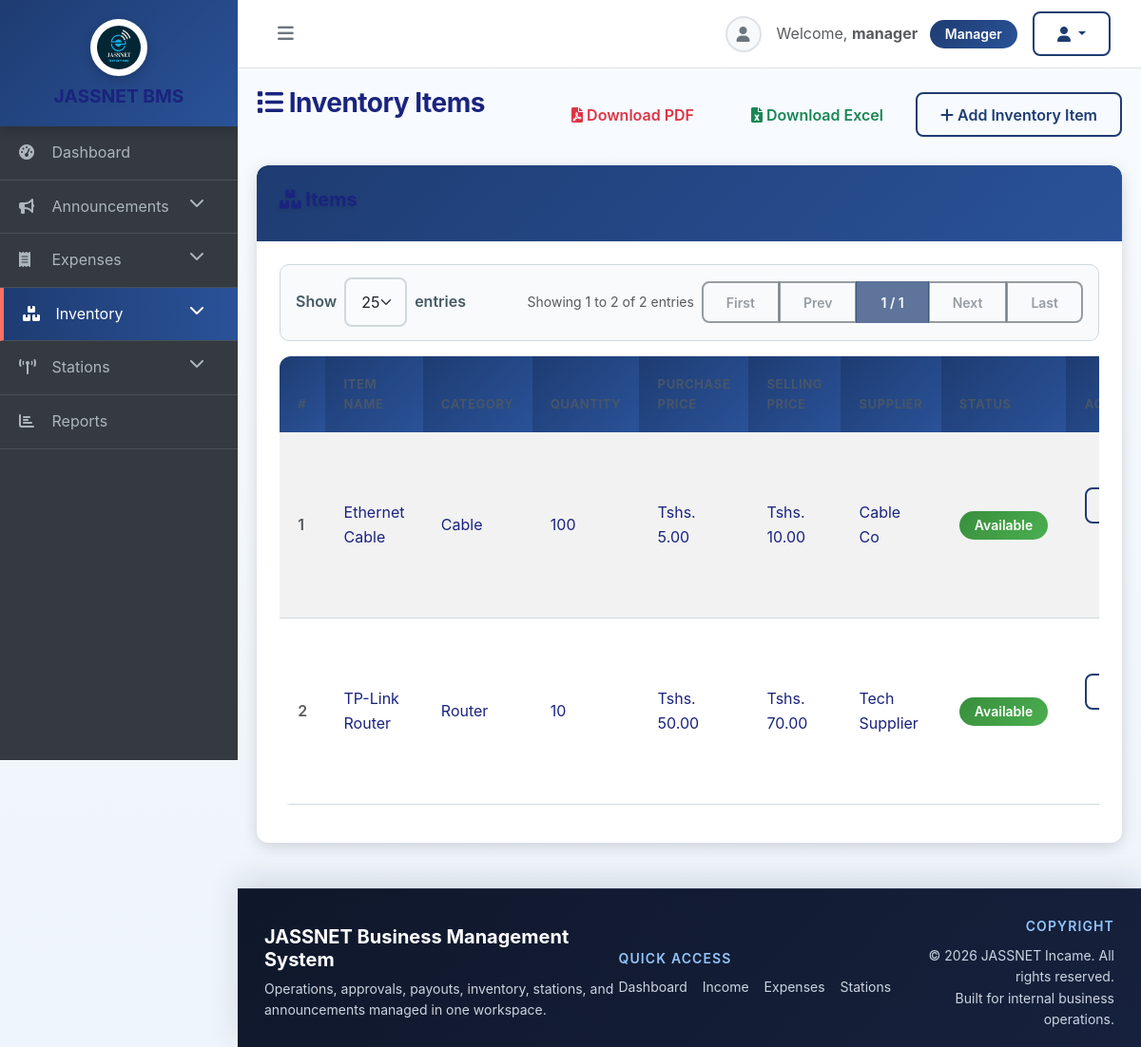
/pages/inventory_items.php (signed in), run on the app's committed database.
### tables this page shows
CREATE TABLE inventory (
    id INT AUTO_INCREMENT PRIMARY KEY,
    item_name VARCHAR(100) NOT NULL,
    category ENUM('Router', 'Cable', 'Antenna', 'Tools', 'Accessories') NOT NULL,
    quantity INT NOT NULL,
    purchase_price DECIMAL(10,2),
    selling_price DECIMAL(10,2),
    supplier VARCHAR(100),
    purchase_date DATE,
    status ENUM('Available', 'Installed', 'Damaged') DEFAULT 'Available',
    is_deleted TINYINT(1) NOT NULL DEFAULT 0,
    deleted_at DATETIME NULL,
    notes TEXT
);

### includes/functions.php (called while the page is built, shortened)
<?php
require_once __DIR__ . '/../config.php';
function isLoggedIn() {
    return isset($_SESSION['user_id']);
}
function getCurrentUser() {
    global $conn;
    $stmt = $conn->prepare("SELECT * FROM users WHERE id = ?");
    $stmt->bind_param("i", $_SESSION['user_id']);
    $stmt->execute();
    $result = $stmt->get_result();
    return $result->fetch_assoc();
}
function hasPermission($required_roles) {
    $user = getCurrentUser();
    $userRoles = array_map('trim', explode(',', $user['role']));
    $lowerRoles = array_map('strtolower', $userRoles);
    foreach ($required_roles as $r) {
        if (in_array(strtolower($r), $lowerRoles)) {
            return true;
        }
    }
    return false;
}
?>

### pages/inventory_items.php (the view, shortened to what this page needs)
<?php
require_once '../includes/functions.php';
$canUpdateStock = hasPermission(['Store Keeper', 'Manager', 'Super Admin']);
$canForceArchiveInventory = hasPermission(['Super Admin']);
function inventoryLinkedUsageSummary(mysqli $conn, int $itemId): array
{
    $usage = [
        'equipment_requests' => 0,
        'station_equipment' => 0,
        'total' => 0,
    ];
    $equipmentStmt = $conn->prepare('SELECT COUNT(*) AS total FROM equipment_requests WHERE item_id = ?');
    if ($equipmentStmt) {
        $equipmentStmt->bind_param('i', $itemId);
        $equipmentStmt->execute();
        $row = $equipmentStmt->get_result()->fetch_assoc();
        $usage['equipment_requests'] = (int) ($row['total'] ?? 0);
    }
    $stationTableExists = $conn->query("SHOW TABLES LIKE 'station_equipment'");
    if ($stationTableExists instanceof mysqli_result && $stationTableExists->num_rows > 0) {
        $stationStmt = $conn->prepare('SELECT COUNT(*) AS total FROM station_equipment WHERE inventory_id = ?');
        if ($stationStmt) {
            $stationStmt->bind_param('i', $itemId);
            $stationStmt->execute();
            $row = $stationStmt->get_result()->fetch_assoc();
            $usage['station_equipment'] = (int) ($row['total'] ?? 0);
        }
    }
    $usage['total'] = $usage['equipment_requests'] + $usage['station_equipment'];
    return $usage;
}
function inventorySoftDeleteLabel(array $usage, bool $canForceArchive = false): string
{
    if (($usage['total'] ?? 0) <= 0) {
        return 'Delete';
    }
    return $canForceArchive ? 'Archive' : 'In Use';
}
$inventory_items = $conn->query('SELECT * FROM inventory WHERE COALESCE(is_deleted, 0) = 0 ORDER BY item_name');
?>
<?php include '../includes/header.php'; ?>
<div class="row mb-4" id="inventory-items">
    <div class="col-md-12 d-flex justify-content-between align-items-center">
        <h2><i class="fas fa-list"></i> Inventory Items</h2>
        <div class="d-flex gap-2 flex-wrap">
            <a href="inventory_items.php?export=pdf" class="btn btn-outline-danger"><i class="fas fa-file-pdf"></i> Download PDF</a>
            <a href="inventory_items.php?export=excel" class="btn btn-outline-success"><i class="fas fa-file-excel"></i> Download Excel</a>
            <?php if ($canUpdateStock): ?>
            <a href="add_inventory.php" class="btn btn-outline-secondary"><i class="fas fa-plus"></i> Add Inventory Item</a>
            <?php endif; ?>
        </div>
    </div>
</div>
<div class="row mb-4">
    <div class="col-md-12">
        <div class="card">
            <div class="card-header">
                <h5><i class="fas fa-boxes"></i> Items</h5>
            </div>
            <div class="card-body">
                <div class="table-responsive">
                    <table class="table table-striped table-modern">
                        <thead>
                            <tr>
                                <th>Item Name</th>
                                <th>Category</th>
                                <th>Quantity</th>
                                <th>Purchase Price</th>
                                <th>Selling Price</th>
                                <th>Supplier</th>
                                <th>Status</th>
                                <th>Actions</th>
                            </tr>
                        </thead>
                        <tbody>
                            <?php if ($inventory_items): ?>
                                <?php while ($item = $inventory_items->fetch_assoc()): ?>
                                <?php $usage = inventoryLinkedUsageSummary($conn, (int) $item['id']); ?>
                                <tr>
                                    <td><?php echo htmlspecialchars($item['item_name']); ?></td>
                                    <td><?php echo htmlspecialchars($item['category']); ?></td>
                                    <td><span class="<?php echo $item['quantity'] < 5 ? 'text-danger fw-bold' : ''; ?>"><?php echo (int) $item['quantity']; ?></span></td>
                                    <td>Tshs. <?php echo number_format((float) $item['purchase_price'], 2); ?></td>
                                    <td>Tshs. <?php echo number_format((float) $item['selling_price'], 2); ?></td>
                                    <td><?php echo htmlspecialchars($item['supplier']); ?></td>
                                    <td>
                                        <span class="badge bg-<?php echo $item['status'] == 'Available' ? 'success' : ($item['status'] == 'Damaged' ? 'danger' : 'warning'); ?>">
                                            <?php echo htmlspecialchars($item['status']); ?>
                                        </span>
                                    </td>
                                    <td>
                                        <div class="d-flex gap-1 flex-wrap">
                                            <button
                                                type="button"
                                                class="btn btn-sm btn-outline-info"
                                                onclick="viewItem(this)"
                                                data-item-id="<?php echo (int) $item['id']; ?>"
                                                data-item-name="<?php echo htmlspecialchars($item['item_name'], ENT_QUOTES); ?>"
                                                data-category="<?php echo htmlspecialchars($item['category'], ENT_QUOTES); ?>"
                                                data-quantity="<?php echo (int) $item['quantity']; ?>"
                                                data-purchase-price="<?php echo number_format((float) $item['purchase_price'], 2, '.', ''); ?>"
                                                data-selling-price="<?php echo number_format((float) $item['selling_price'], 2, '.', ''); ?>"
                                                data-supplier="<?php echo htmlspecialchars($item['supplier'] ?: 'N/A', ENT_QUOTES); ?>"
                                                data-purchase-date="<?php echo htmlspecialchars($item['purchase_date'] ?: 'N/A', ENT_QUOTES); ?>"
                                                data-status="<?php echo htmlspecialchars($item['status'], ENT_QUOTES); ?>"
                                                data-notes="<?php echo htmlspecialchars($item['notes'] ?: '-', ENT_QUOTES); ?>"
                                            >View</button>
                                            <?php if ($canUpdateStock): ?>
                                            <button
                                                type="button"
                                                class="btn btn-sm btn-outline-secondary"
                                                onclick="editItem(this)"
                                                data-item-id="<?php echo (int) $item['id']; ?>"
                                                data-item-name="<?php echo htmlspecialchars($item['item_name'], ENT_QUOTES); ?>"
                                                data-category="<?php echo htmlspecialchars($item['category'], ENT_QUOTES); ?>"
                                                data-quantity="<?php echo (int) $item['quantity']; ?>"
                                                data-purchase-price="<?php echo number_format((float) $item['purchase_price'], 2, '.', ''); ?>"
                                                data-selling-price="<?php echo number_format((float) $item['selling_price'], 2, '.', ''); ?>"
                                                data-supplier="<?php echo htmlspecialchars($item['supplier'], ENT_QUOTES); ?>"
                                                data-purchase-date="<?php echo htmlspecialchars($item['purchase_date'] ?: '', ENT_QUOTES); ?>"
                                                data-status="<?php echo htmlspecialchars($item['status'], ENT_QUOTES); ?>"
                                                data-notes="<?php echo htmlspecialchars($item['notes'] ?: '', ENT_QUOTES); ?>"
                                            >Edit</button>
                                            <button class="btn btn-sm btn-outline-primary" onclick="updateStock(<?php echo (int) $item['id']; ?>, '<?php echo htmlspecialchars($item['item_name'], ENT_QUOTES); ?>', <?php echo (int) $item['quantity']; ?>)">Stock</button>
                                            <button
                                                type="button"
                                                class="btn btn-sm btn-outline-danger"
                                                <?php if (($usage['total'] ?? 0) > 0 && !$canForceArchiveInventory): ?>disabled title="This item is already used in request history and cannot be archived by your role."<?php else: ?>onclick="deleteItem(<?php echo (int) $item['id']; ?>, '<?php echo htmlspecialchars($item['item_name'], ENT_QUOTES); ?>')"<?php endif; ?>
                                            ><?php echo inventorySoftDeleteLabel($usage, $canForceArchiveInventory); ?></button>
                                            <?php endif; ?>
                                        </div>
                                    </td>
                                </tr>
                                <?php endwhile; ?>
                            <?php endif; ?>
                        </tbody>
                    </table>
                </div>
            </div>
        </div>
    </div>
</div>
<?php include '../includes/footer.php'; ?>

### assets/css/style.css (style rules this page uses)
:root { --primary-color: #1e3c72; --primary-light: #2a5298; --primary-dark: #0a1a3f; --secondary-color: #b71c1c; --secondary-light: #e53935; --secondary-dark: #7d0c0c; --accent-color: #ff6f61; --warning-color: #ffa500; --danger-color: #c62828; --info-color: #0277bd; --success-color: #388e3c; --dark-bg: #0f2027; --light-bg: #f5f7fa; --text-primary: #1a237e; --text-secondary: #455a64; --border-color: #cfd8dc; --shadow-sm: 0 2px 8px rgba(0, 0, 0, 0.12); --shadow-md: 0 4px 16px rgba(0, 0, 0, 0.15); --shadow-lg: 0 8px 24px rgba(0, 0, 0, 0.2); }
* { transition: background-color 0.3s ease, color 0.3s ease, border-color 0.3s ease; }
body { background: linear-gradient(135deg, #f5f7fa 0%, #e8ecf1 100%); font-family: -apple-system, BlinkMacSystemFont, 'Segoe UI', 'Roboto', 'Helvetica', 'Arial', sans-serif; color: var(--text-primary); overflow-x: hidden; line-height: 1.6; }
.card { border: none; border-radius: 12px; box-shadow: var(--shadow-md); margin-bottom: 24px; background: white; overflow: hidden; transition: all 0.3s cubic-bezier(0.4, 0, 0.2, 1); }
.card-header { background: linear-gradient(135deg, var(--primary-color) 0%, var(--primary-light) 100%); color: white; border-radius: 12px 12px 0 0 !important; font-weight: 700; padding: 1.5rem; border: none; text-shadow: 0 2px 4px rgba(0, 0, 0, 0.1); }
.card-body { padding: 1.5rem; }
.btn { border-radius: 8px; font-weight: 600; padding: 0.6rem 1.5rem; transition: all 0.3s ease; border: 2px solid transparent; }
.btn-outline-secondary { border: 2px solid var(--primary-color); color: var(--primary-color); background: transparent; }
.btn-sm { padding: 0.4rem 0.8rem; font-size: 0.875rem; }
.table { background-color: white; border-radius: 12px; overflow: hidden; border-collapse: collapse; }
.table thead th { background: linear-gradient(135deg, var(--primary-color) 0%, var(--primary-light) 100%); color: white; border: none; font-weight: 700; padding: 1.2rem; text-transform: uppercase; font-size: 0.875rem; letter-spacing: 0.5px; }
.table tbody td { padding: 1rem 1.2rem; border-bottom: 1px solid var(--border-color); color: var(--text-primary); }
.table tbody tr { transition: background-color 0.3s ease; }
.table-striped tbody tr:nth-of-type(odd) { background-color: #fafbfc; }
.badge { border-radius: 20px; padding: 0.5rem 1rem; font-weight: 600; font-size: 0.875rem; }
h1, h2, h3, h4, h5, h6 { color: var(--text-primary); font-weight: 700; }
h2 { margin-bottom: 1.5rem; font-size: 1.75rem; letter-spacing: -0.5px; }
.card { transition: transform 0.3s ease-out, box-shadow 0.3s ease-out; }
.bg-success { background: linear-gradient(135deg, #388e3c 0%, #4caf50 100%) !important; color: white !important; }

### includes/header.php (style rules this page uses)
:root { --app-accent: #1f6feb; --app-accent-dark: #174ea6; --app-surface: #ffffff; --app-muted-surface: #f4f7fb; --app-border: #dbe4f0; --app-footer-bg: #0f172a; --app-footer-text: #cbd5e1; }
body { background: linear-gradient(180deg, #f8fbff 0%, #eef4fb 100%); }
.table-modern thead th { border-bottom: 0; font-size: 0.82rem; text-transform: uppercase; letter-spacing: 0.04em; color: #475569; }
.table-modern tbody tr { vertical-align: middle; }

### data on the page
inventory: item_name "Ethernet Cable", category "Cable", quantity "100", purchase_price "5.00", selling_price "10.00", supplier "Cable Co", status "Available"
inventory: item_name "TP-Link Router", category "Router", quantity "10", purchase_price "50.00", selling_price "70.00", supplier "Tech Supplier", status "Available"

### other printed values
$displayName "manager"
$displayRole "Manager"
